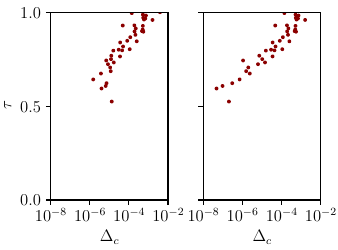

Generate this figure with Python:
import numpy as np
from matplotlib import rc
rc('text', usetex=True)
import matplotlib.pyplot as plt
import matplotlib.ticker as ticker

# parameters
L = 8
g = 1.0
m = 1.0
h = 1.0
start = 0.0
end = 3.141
res = 1000000

name = "hhz_scaled_gap_widths_and_energies_L" + str(L) \
       + "_tau_start" + str(start).replace(".", "-") + "_tau_end" + str(end).replace(".", "-") \
       + "_tau_res" + str(res) + ".npz"

data = np.load(name)
indices = data["idx"]
widths = data["widths"]
tau_min = start + indices[0] * (end - start) / res

# high res
start_hr = 0.25
end_hr = 1.0
res_hr = 15000000
name = "hhz_scaled_gap_widths_and_energies_from_gaps_L" + str(L) \
           + "_tau_start" + str(start_hr).replace(".", "-") + "_tau_end" + str(end_hr).replace(".", "-") \
           + "_tau_res" + str(res_hr) + ".npz"

data = np.load(name)
tau_min_hr = data["times"]
widths_hr = data["widths"]


idx_hr = 0

# plot results
markersize = 3
fig = plt.figure(1, figsize=(3.375, 2.5))


plt.subplot(1, 2, 1)
plt.scatter(widths, tau_min, s=markersize, color="darkred")


# plt.grid()
plt.xlabel(r"$\Delta_{c}$", fontsize=12)
plt.ylabel(r"$\tau$", fontsize=12)

plt.xscale("log")
plt.xlim(1.e-8, 1.e-2)
plt.xticks([1.e-8, 1.e-6, 1.e-4, 1.e-2], fontsize=12)

plt.ylim(0.0, 1.0)
plt.yticks([0, 0.5, 1.0], fontsize=12)


plt.subplot(1, 2, 2)
plt.scatter(widths_hr, tau_min_hr, s=markersize, color="darkred")

# plt.grid()
plt.xlabel(r"$\Delta_{c}$", fontsize=12)

plt.xscale("log")
plt.xlim(1.e-8, 1.e-2)
plt.xticks([1.e-8, 1.e-6, 1.e-4, 1.e-2], fontsize=12)

plt.ylim(0.0, 1.)
plt.yticks([0, 0.5, 1.0], [], fontsize=12)

plt.subplots_adjust(wspace=0.3, bottom=0.2, top=0.95, left=0.15, right=0.95)
plt.savefig("Fig4.pdf", format="pdf")
# plt.show()